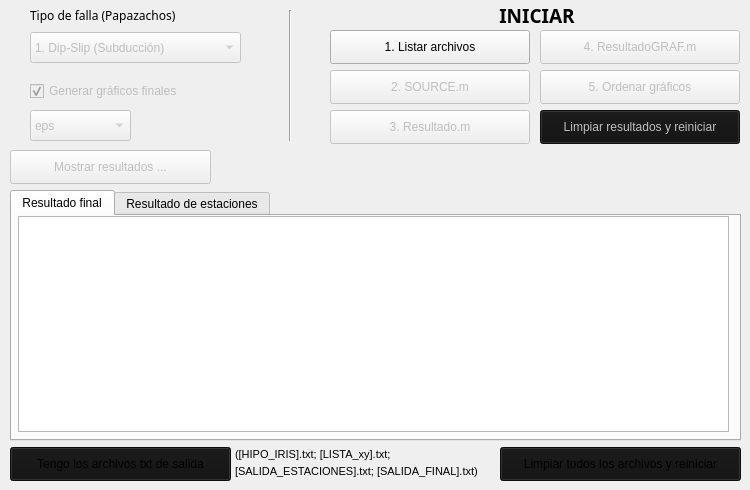
    <widget class="QWidget" name="tab_4">
     <attribute name="title">
      <string>Principal: SOURCE</string>
     </attribute>
     <widget class="QPushButton" name="Run_SOURCE_01">
      <property name="enabled">
       <bool>true</bool>
      </property>
      <property name="geometry">
       <rect>
        <x>330</x>
        <y>30</y>
        <width>200</width>
        <height>34</height>
       </rect>
      </property>
      <property name="text">
       <string>1. Listar archivos</string>
      </property>
     </widget>
     <widget class="QPushButton" name="Run_SOURCE_02">
      <property name="enabled">
       <bool>false</bool>
      </property>
      <property name="geometry">
       <rect>
        <x>330</x>
        <y>70</y>
        <width>200</width>
        <height>34</height>
       </rect>
      </property>
      <property name="text">
       <string>2. SOURCE.m</string>
      </property>
     </widget>
     <widget class="QPushButton" name="Run_SOURCE_03">
      <property name="enabled">
       <bool>false</bool>
      </property>
      <property name="geometry">
       <rect>
        <x>330</x>
        <y>110</y>
        <width>200</width>
        <height>34</height>
       </rect>
      </property>
      <property name="text">
       <string>3. Resultado.m</string>
      </property>
     </widget>
     <widget class="QLabel" name="Titulo_3">
      <property name="geometry">
       <rect>
        <x>437</x>
        <y>0</y>
        <width>200</width>
        <height>31</height>
       </rect>
      </property>
      <property name="font">
       <font>
        <family>Paytone One</family>
        <italic>false</italic>
        <kerning>true</kerning>
       </font>
      </property>
      <property name="text">
       <string>&lt;html&gt;&lt;head/&gt;&lt;body&gt;&lt;p align=&quot;center&quot;&gt;&lt;span style=&quot; font-size:14pt; font-weight:600;&quot;&gt;INICIAR&lt;/span&gt;&lt;/p&gt;&lt;/body&gt;&lt;/html&gt;</string>
      </property>
     </widget>
     <widget class="QComboBox" name="combo_falla">
      <property name="enabled">
       <bool>false</bool>
      </property>
      <property name="geometry">
       <rect>
        <x>30</x>
        <y>32</y>
        <width>211</width>
        <height>31</height>
       </rect>
      </property>
      <item>
       <property name="text">
        <string>1. Dip-Slip (Subducción)</string>
       </property>
      </item>
      <item>
       <property name="text">
        <string>2. Normal Dip-Slip (Continental)</string>
       </property>
      </item>
      <item>
       <property name="text">
        <string>3. Strike-Slip</string>
       </property>
      </item>
     </widget>
     <widget class="QLabel" name="Titulo_12">
      <property name="geometry">
       <rect>
        <x>30</x>
        <y>0</y>
        <width>211</width>
        <height>31</height>
       </rect>
      </property>
      <property name="font">
       <font>
        <family>Paytone One</family>
        <italic>false</italic>
        <kerning>true</kerning>
       </font>
      </property>
      <property name="text">
       <string>&lt;html&gt;&lt;head/&gt;&lt;body&gt;&lt;p&gt;Tipo de falla (Papazachos)&lt;/p&gt;&lt;/body&gt;&lt;/html&gt;</string>
      </property>
     </widget>
     <widget class="QComboBox" name="combo_graf_2">
      <property name="enabled">
       <bool>false</bool>
      </property>
      <property name="geometry">
       <rect>
        <x>30</x>
        <y>110</y>
        <width>101</width>
        <height>31</height>
       </rect>
      </property>
      <item>
       <property name="text">
        <string>eps</string>
       </property>
      </item>
      <item>
       <property name="text">
        <string>png</string>
       </property>
      </item>
     </widget>
     <widget class="QCheckBox" name="check_graficar">
      <property name="enabled">
       <bool>false</bool>
      </property>
      <property name="geometry">
       <rect>
        <x>30</x>
        <y>80</y>
        <width>231</width>
        <height>22</height>
       </rect>
      </property>
      <property name="text">
       <string>Generar gráficos finales</string>
      </property>
      <property name="checked">
       <bool>true</bool>
      </property>
      <property name="tristate">
       <bool>false</bool>
      </property>
     </widget>
     <widget class="QPushButton" name="Boton_limpiar_2">
      <property name="enabled">
       <bool>false</bool>
      </property>
      <property name="geometry">
       <rect>
        <x>540</x>
        <y>110</y>
        <width>200</width>
        <height>34</height>
       </rect>
      </property>
      <property name="styleSheet">
       <string notr="true">background-color: rgb(18, 18, 18);</string>
      </property>
      <property name="text">
       <string>Limpiar resultados y reiniciar</string>
      </property>
     </widget>
     <widget class="QPushButton" name="Run_SOURCE_04">
      <property name="enabled">
       <bool>false</bool>
      </property>
      <property name="geometry">
       <rect>
        <x>540</x>
        <y>30</y>
        <width>200</width>
        <height>34</height>
       </rect>
      </property>
      <property name="text">
       <string>4. ResultadoGRAF.m</string>
      </property>
     </widget>
     <widget class="QPushButton" name="Run_SOURCE_05">
      <property name="enabled">
       <bool>false</bool>
      </property>
      <property name="geometry">
       <rect>
        <x>540</x>
        <y>70</y>
        <width>200</width>
        <height>34</height>
       </rect>
      </property>
      <property name="text">
       <string>5. Ordenar gráficos</string>
      </property>
     </widget>
     <widget class="QPushButton" name="Boton_limpiar_3">
      <property name="enabled">
       <bool>true</bool>
      </property>
      <property name="geometry">
       <rect>
        <x>500</x>
        <y>447</y>
        <width>241</width>
        <height>34</height>
       </rect>
      </property>
      <property name="styleSheet">
       <string notr="true">background-color: rgb(18, 18, 18);</string>
      </property>
      <property name="text">
       <string>Limpiar todos los archivos y reiniciar</string>
      </property>
     </widget>
     <widget class="Line" name="line_5">
      <property name="geometry">
       <rect>
        <x>280</x>
        <y>10</y>
        <width>20</width>
        <height>131</height>
       </rect>
      </property>
      <property name="orientation">
       <enum>Qt::Vertical</enum>
      </property>
     </widget>
     <widget class="QPushButton" name="Boton_mostrar_res">
      <property name="enabled">
       <bool>false</bool>
      </property>
      <property name="geometry">
       <rect>
        <x>10</x>
        <y>150</y>
        <width>201</width>
        <height>34</height>
       </rect>
      </property>
      <property name="text">
       <string>Mostrar resultados ...</string>
      </property>
     </widget>
     <widget class="QTabWidget" name="tabWidget_2">
      <property name="geometry">
       <rect>
        <x>10</x>
        <y>190</y>
        <width>731</width>
        <height>251</height>
       </rect>
      </property>
      <property name="currentIndex">
       <number>0</number>
      </property>
      <widget class="QWidget" name="tab_5">
       <attribute name="title">
        <string>Resultado final</string>
       </attribute>
       <widget class="QTextBrowser" name="Resultados_02">
        <property name="geometry">
         <rect>
          <x>6</x>
          <y>0</y>
          <width>711</width>
          <height>216</height>
         </rect>
        </property>
        <property name="font">
         <font>
          <family>Courier New</family>
          <pointsize>9</pointsize>
         </font>
        </property>
       </widget>
      </widget>
      <widget class="QWidget" name="tab_6">
       <attribute name="title">
        <string>Resultado de estaciones</string>
       </attribute>
       <widget class="QTextBrowser" name="Resultados_01">
        <property name="geometry">
         <rect>
          <x>6</x>
          <y>0</y>
          <width>711</width>
          <height>216</height>
         </rect>
        </property>
        <property name="font">
         <font>
          <family>Courier New</family>
          <pointsize>10</pointsize>
         </font>
        </property>
       </widget>
      </widget>
     </widget>
     <widget class="QPushButton" name="Boton_txt_externo">
      <property name="enabled">
       <bool>true</bool>
      </property>
      <property name="geometry">
       <rect>
        <x>10</x>
        <y>447</y>
        <width>221</width>
        <height>34</height>
       </rect>
      </property>
      <property name="styleSheet">
       <string notr="true">background-color: rgb(18, 18, 18);</string>
      </property>
      <property name="text">
       <string>Tengo los archivos txt de salida</string>
      </property>
     </widget>
     <widget class="QLabel" name="Subtitulo_2">
      <property name="geometry">
       <rect>
        <x>235</x>
        <y>464</y>
        <width>251</width>
        <height>16</height>
       </rect>
      </property>
      <property name="font">
       <font>
        <family>Ubuntu</family>
        <italic>false</italic>
        <kerning>true</kerning>
       </font>
      </property>
      <property name="text">
       <string>&lt;html&gt;&lt;head/&gt;&lt;body&gt;&lt;p&gt;&lt;span style=&quot; font-size:8pt;&quot;&gt;[SALIDA_ESTACIONES].txt; [SALIDA_FINAL].txt)&lt;/span&gt;&lt;/p&gt;&lt;/body&gt;&lt;/html&gt;</string>
      </property>
     </widget>
     <widget class="QLabel" name="Subtitulo_3">
      <property name="geometry">
       <rect>
        <x>235</x>
        <y>447</y>
        <width>251</width>
        <height>16</height>
       </rect>
      </property>
      <property name="font">
       <font>
        <family>Ubuntu</family>
        <italic>false</italic>
        <kerning>true</kerning>
       </font>
      </property>
      <property name="text">
       <string>&lt;html&gt;&lt;head/&gt;&lt;body&gt;&lt;p&gt;&lt;span style=&quot; font-size:8pt;&quot;&gt;([HIPO_IRIS].txt; [LISTA_xy].txt;&lt;/span&gt;&lt;/p&gt;&lt;/body&gt;&lt;/html&gt;</string>
      </property>
     </widget>
    </widget>
